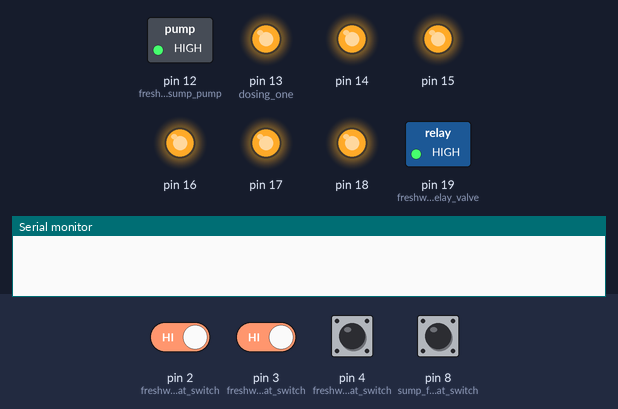
Bench run of a sketch on a simulated Arduino Uno, built with avr-gcc and run on an emulated ATmega328P. Shown: switched loads named in the sketch (green lamp = pin HIGH), output pins drawn as LEDs (lit = HIGH), the last lines printed to the serial monitor. The inputs (shaded band) are chosen by the test bench; at power-on: pin 2 (freshwater_high_float_switch), pin 3 (freshwater_fill_float_switch), pin 4 (freshwater_low_float_switch), pin 8 (sump_fill_float_switch) HIGH.

Above: at 1.2 s.
1.3 s: pin 2 (freshwater_high_float_switch) driven LOW and pin 3 (freshwater_fill_float_switch) driven LOW
At 2.0 s:
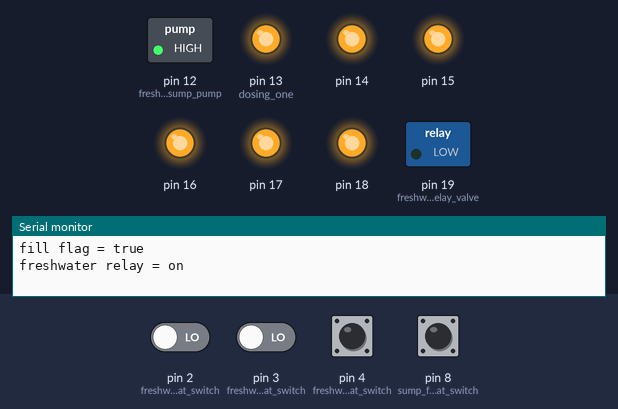
2.8 s: pin 2 (freshwater_high_float_switch) driven HIGH
At 3.2 s:
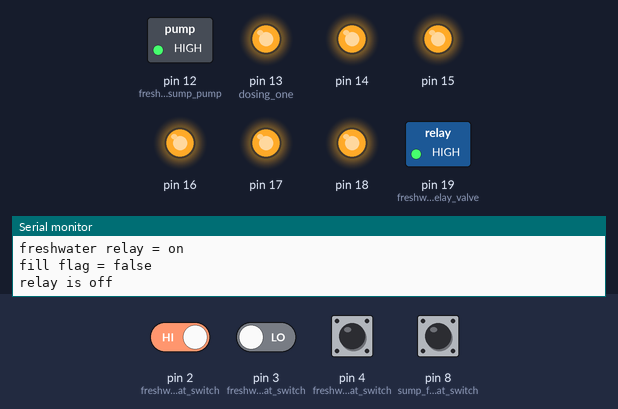
4.3 s: pin 2 (freshwater_high_float_switch) driven LOW
At 5.5 s:
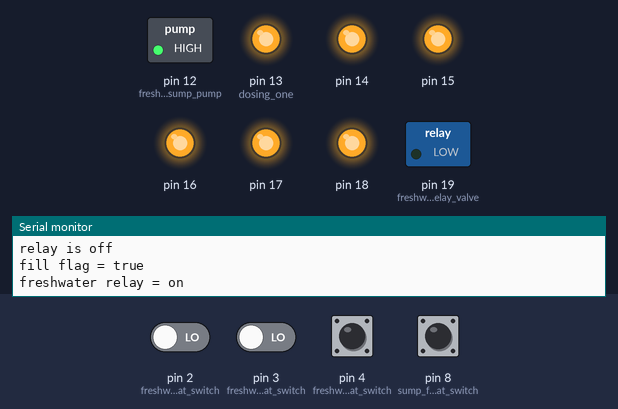
Timing chart, 0 to 7.3 s (numbered marks = the images above; inputs shaded):
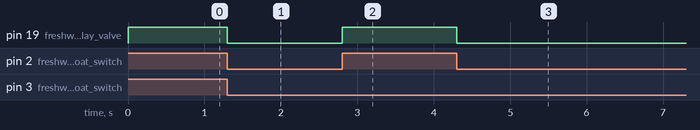

Measured:
- after the input at 1.3 s, pin 19 (freshwater_relay_valve): HIGH → LOW at once
- after the input at 2.8 s, pin 19 (freshwater_relay_valve): LOW → HIGH at once
- after the input at 4.3 s, pin 19 (freshwater_relay_valve): HIGH → LOW at once

The sketch:

Water-Monitor.ino
```cpp
#define relayOn LOW
#define relayOff HIGH

boolean freshwater_fill_flag = false; //freshwater is topping off flag    `
boolean saltwater_fill_flag = false;
boolean sump_fill_flag = false; //sump needs topping off flag
boolean water_change_flag = false; //water change in process
boolean add_salt_flag = false; //add salt request sent to user..wait for flag to be cleared
boolean mix_saltwater_flag = false; //saltwater mixing in process
boolean drain_sump_flag = false; //sump draining in process
boolean fill_sump_from_reservoir_flag = false; //sump filling in process
boolean dosing_pump_one_flag = false;//dosing in process
int wc_stage = 0;
const int freshwater_high_float_switch = 2;
const int freshwater_fill_float_switch = 3;
const int freshwater_low_float_switch = 4;
const int saltwater_high_float_switch = 5;
const int saltwater_low_float_switch = 6;
const int sump_high_float_switch = 7;
const int sump_fill_float_switch = 8;
const int sump_low_float_switch = 9;
const int salt_added_button = 10;
const int fresh_to_sump_pump = 12;
//const int fresh_to_salt_pump = 13;
const int dosing_one = 13;
const int sump_to_drain_pump = 14;
const int salt_to_sump_pump = 15;
const int freshwater_relay_valve = 19;
const int saltwater_mixer = 17;
unsigned long mixTime;
unsigned long sump_fill;
unsigned long dosing_pump_one_time;


void setup()
{


  Serial.begin(115200);
  //set D2 through D10 as input with weak pullup enabled
  for(int i = 2; i<11; i++)
  {
    pinMode(i,INPUT);
    digitalWrite(i,HIGH);
  }
  //set D11 through D16 as OUTPUTS and initialize to logic high
  //which turns the relay off...logic low turns the relay on
  for(int i = 12; i<20; i++)
  {
    pinMode(i,OUTPUT);
    digitalWrite(i, relayOff);
  }
  dosing_pump_one_time = millis() + 3600000UL;
  //dosing_pump_one_time = millis() + 10000UL;
}

void loop()
{
  freshwater_level();
  sump_level();
  //water_change();
  dosing_pump_one();
}


void freshwater_level()
{
  //if freshwater fill float switch is logic low and if freshwater high
  //float switch is logic low and if freshwater filling flag is not set
  //then set it and turn the water filter on
  //boolean fwf_sw = digitalRead(freshwater_fill_float_switch);
  //boolean fwh_sw = digitalRead(freshwater_high_float_switch);

  if(digitalRead(freshwater_fill_float_switch) == false &&
     freshwater_fill_flag == false &&
     digitalRead(freshwater_high_float_switch) == false)
     {
       freshwater_fill_flag = true;
       digitalWrite(freshwater_relay_valve, relayOn); //turns the water on
       Serial.println("fill flag = true");
       Serial.println("freshwater relay = on");
     }

  //if freshwater high float switch is logic high and if freshwater
  //filling flag is set, then freshwater filling flag is false and turn the
  //water filter off

  if(digitalRead(freshwater_high_float_switch) == true &&
     freshwater_fill_flag == true)
  {
    freshwater_fill_flag = false;
    digitalWrite(freshwater_relay_valve, relayOff); //turns the water off
    Serial.println("fill flag = false");
    Serial.println("relay is off");
  }

}

void sump_level()
{
  //if sump fill float switch is logic low and if sump high
  //float switch is logic low and if sump filling flag is not set
  //then set it and turn the freshwater topoff pump on.
  //However, if the freshwater low float switch is logic low,
  //then shut the pump off until the freshwater is replenished
  //to avoid burning it up

  if(digitalRead(freshwater_low_float_switch) == false &&
           sump_fill_flag == true)
          {
            digitalWrite(fresh_to_sump_pump, relayOff);
            sump_fill_flag = false;
          }


  if(digitalRead(sump_fill_float_switch) == false &&
     sump_fill_flag == false &&
     digitalRead(sump_high_float_switch) == false &&
     digitalRead(freshwater_low_float_switch) == true &&
     drain_sump_flag == false) //drain sump flag suppresses this function if
                               //the sump is low as a result of a water change
                               //that is in progress
     {
       sump_fill = millis() + 60000UL;
       sump_fill_flag = true;
       digitalWrite(fresh_to_sump_pump, relayOn); //turns the water on
     }

  //if sump high float switch is logic high or if sump
  //filling flag is set and 2 minute sump fill time has expired,
  //then filling flag is false and turn the
  //sump freshwater topoff pump off

//  if(digitalRead(sump_high_float_switch) == true &&
//     sump_fill_flag == true)
  if(sump_fill_flag == true && (timer(sump_fill) ||
     digitalRead(sump_high_float_switch) == true))
  {
    sump_fill_flag = false;
    digitalWrite(fresh_to_sump_pump, relayOff); //turns the water off
  }

}


//void water_change()
//{
//
//  if(water_change_flag == true)
//  {
//    switch(wc_stage)
//    {
//      case 0: //top off freshwater reservoir
//       if(freshwater_fill_flag == false &&
//       digitalRead(freshwater_high_float_switch) == false)
//        {
//          freshwater_fill_flag = true;
//          digitalWrite(freshwater_relay_valve, relayOn); //turns the water on
//        }
//
//        if(digitalRead(freshwater_high_float_switch) == true)
//        {
//          wc_stage = 1;
//        }
//        break;
//
//      case 1: //fill saltwater reservoir
//        if(digitalRead(freshwater_low_float_switch) == false &&
//         saltwater_fill_flag == true)
//        {
//          digitalWrite(fresh_to_salt_pump, relayOff);
//          saltwater_fill_flag = false;
//          break;
//        }
//        if(digitalRead(saltwater_high_float_switch) == false &&
//        saltwater_fill_flag == false &&
//        digitalRead(freshwater_low_float_switch) == true)
//        {
//          saltwater_fill_flag = true;
//          digitalWrite(fresh_to_salt_pump, relayOn);
//        }
//        if(digitalRead(saltwater_high_float_switch) == true)
//        {
//          saltwater_fill_flag = false;
//          digitalWrite(fresh_to_salt_pump, relayOff);
//          wc_stage = 2;
//        }
//        break;
//
//      case 2: //add salt
//        if(add_salt_flag == false)
//        {
//          Serial.println("Add Salt = True");
//          add_salt_flag = true;
//        }
//        if(digitalRead(salt_added_button) == false) //push when salt is added
//        {
//          add_salt_flag = false;
//          wc_stage = 3;
//        }
//        break;
//
//      case 3: //mix saltwater for 10 Hours
//        if(mix_saltwater_flag == false)
//        {
//          mix_saltwater_flag = true;
//          mixTime = millis() + 36000000UL;
//          digitalWrite(saltwater_mixer, relayOn);
//        }
//
//        if(timer(mixTime))
//        {
//          mix_saltwater_flag = false;
//          digitalWrite(saltwater_mixer, relayOff);
//          wc_stage = 4;
//        }
//        break;
//
//      case 4: //top off sump
//        if(digitalRead(sump_high_float_switch) == false &&
//         sump_fill_flag == false &&
//         digitalRead(freshwater_low_float_switch) == true)
//        {
//          sump_fill_flag = true;
//          digitalWrite(fresh_to_sump_pump, relayOn);
//        }
//
//        if(digitalRead(sump_high_float_switch) == true)
//        {
//          wc_stage = 5;
//        }
//        break;
//
//      case 5: //drain sump
//        if(drain_sump_flag == false)
//        {
//          drain_sump_flag = true;
//          digitalWrite(sump_to_drain_pump, relayOn);
//        }
//        if(digitalRead(sump_low_float_switch) == false)
//        {
//          digitalWrite(sump_to_drain_pump, relayOff);
//          wc_stage = 6;
//        }
//        break;
//
//      case 6: //fill sump but don't let the saltwater reservoir run dry
//        if(fill_sump_from_reservoir_flag == true &&
//        digitalRead(saltwater_low_float_switch == false))
//        {
//          fill_sump_from_reservoir_flag = false;
//          digitalWrite(salt_to_sump_pump, relayOff);
//        }
//
//        if(fill_sump_from_reservoir_flag == false &&
//        digitalRead(saltwater_low_float_switch == true))
//        {
//          fill_sump_from_reservoir_flag = true;
//          digitalWrite(salt_to_sump_pump, relayOn);
//        }
//
//        if(digitalRead(sump_high_float_switch) == true)
//        {
//          digitalWrite(salt_to_sump_pump, relayOff);
//          drain_sump_flag = false;
//          wc_stage = 7;
//        }
//        break;
//
//      case 7: //clean up
//        //send message to user notifying them of a completed water change
//        wc_stage = 0;
//        water_change_flag = false;
//
//    }
//  }
//
//
//}

//run the dosing pump for 12.677 seconds every hour.  This should dose 40ml of
//each solution per day.
void dosing_pump_one()
{
  if(dosing_pump_one_flag == false && timer(dosing_pump_one_time))
  {
    dosing_pump_one_flag = true;
    digitalWrite(dosing_one,relayOn);
    dosing_pump_one_time = millis() + 12677UL; //12.677 seconds
  }

  if(dosing_pump_one_flag == true && timer(dosing_pump_one_time))
  {
    dosing_pump_one_flag = false;
    digitalWrite(dosing_one, relayOff);
    dosing_pump_one_time = millis() + 3600000UL; //60 minutes
    //dosing_pump_one_time = millis() + 10000UL; //10 seconds
  }
}

/*void check_for_instructions()
{
  if(Serial.available())
  {
    char c = Serial.read();
    switch c
  }

  return;
}*/

//keep track of time and handle millis() rollover
boolean timer(unsigned long timeout)
  {
    return (long)(millis() - timeout) >= 0;
  }
```
